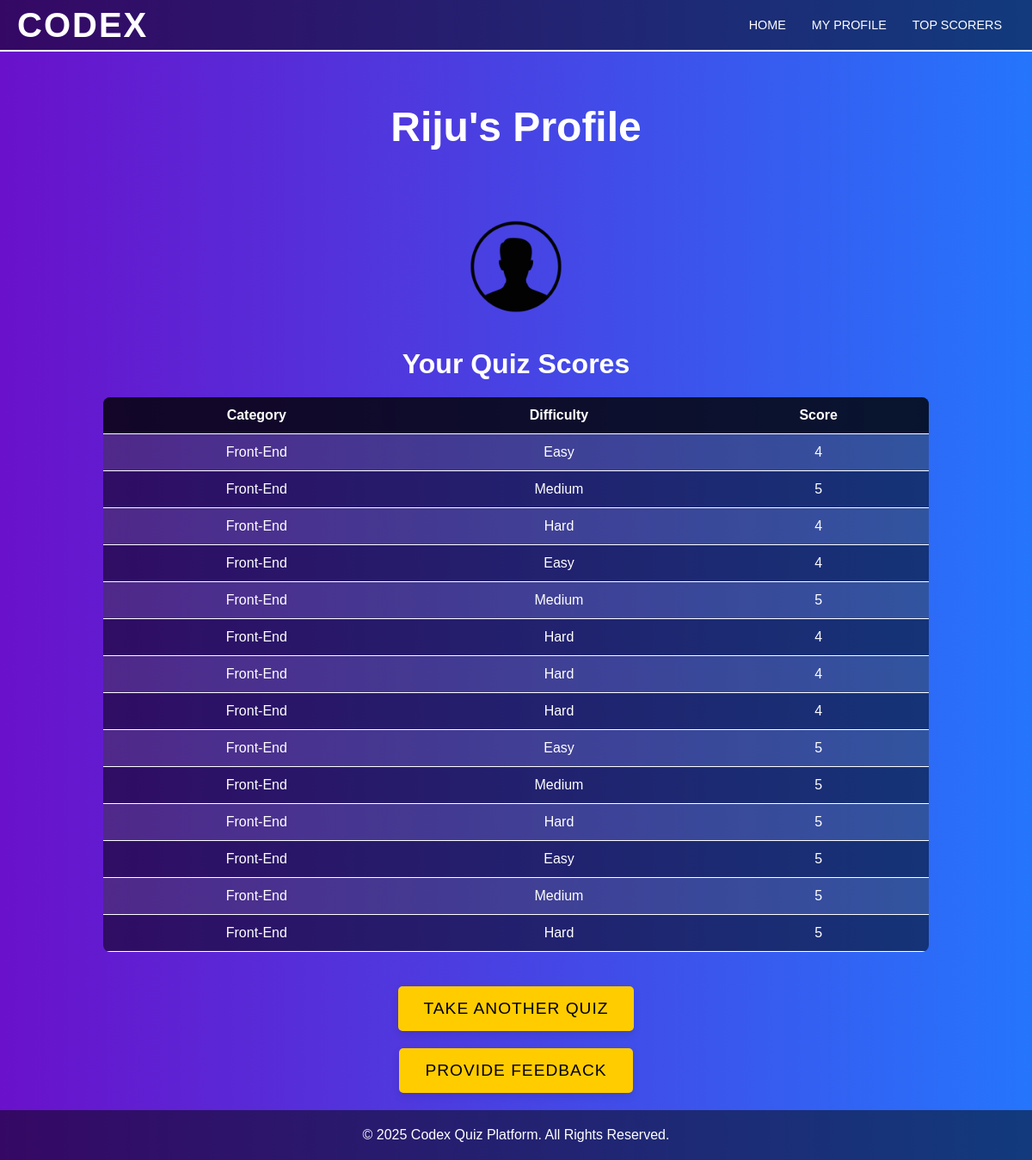
Page /profile/ (signed in) on the committed database.
### quiz/models.py (models this page shows, shortened)
class UserProfile(models.Model):
    user = models.OneToOneField(User, on_delete=models.CASCADE)
    bio = models.TextField(blank=True)
    profile_picture = models.ImageField(upload_to='profile_pics/', blank=True, null=True)

class Score(models.Model):
    user = models.ForeignKey(User, on_delete=models.CASCADE)
    category = models.ForeignKey(QuizCategory, on_delete=models.CASCADE)
    difficulty = models.ForeignKey(DifficultyLevel, on_delete=models.CASCADE)
    score = models.IntegerField()

class QuizCategory(models.Model):
    name = models.CharField(max_length=100)

class DifficultyLevel(models.Model):
    name = models.CharField(max_length=20)

### quiz/views.py (the view)
# urls.py: path('profile/', views.profile, name='profile'),
@login_required
def profile(request):
    print(f"Current user: {request.user.username}")
    user_profile, created = UserProfile.objects.get_or_create(user=request.user)
    scores = Score.objects.filter(user=request.user)
    return render(request, 'profile.html', {
        'user_profile': user_profile,
        'scores': scores
    })

### templates/profile.html (shortened to what this page needs)
<!DOCTYPE html>
<html lang="en">
<head>
    {% load static %}
    <link rel="stylesheet" href="{% static 'css/profile.css' %}">
</head>
<body>
    <header>
        <div class="logo">
            <h1>CODEX</h1>
        </div>
        <nav>
            <ul>
                <li><a href="{% url 'home' %}">Home</a></li>
                <li><a href="{% url 'profile' %}">My Profile</a></li>
                <li><a href="{% url 'top_scorers' %}">Top Scorers</a></li>
            </ul>
        </nav>
    </header>
    <h2>{{ user_profile.user.username }}'s Profile</h2>
   <p><img src="{% static 'images/default.png' %}" alt="Default Profile Picture"></p>
    <h3>Your Quiz Scores</h3>
    <table>
        <tr>
            <th>Category</th>
            <th>Difficulty</th>
            <th>Score</th>
        </tr>
        {% for score in scores %}
        <tr>
            <td>{{ score.category.name }}</td>
            <td>{{ score.difficulty.name }}</td>
            <td>{{ score.score }}</td>
        </tr>
        {% endfor %}
    </table>
    <p>
    <form action="{% url 'quiz_home' %}" method="get">
        <button type="submit">Take Another Quiz</button>
    </form>
</p>
    <p><form action="{% url 'feedback' %}" method="get">
        <button type="submit">Provide Feedback</button>
    </form></p>
    <footer>
        <p>&copy; 2025 Codex Quiz Platform. All Rights Reserved.</p>
    </footer>
</body>
</html>

### static/css/profile.css (style rules this page uses)
* { margin: 0; padding: 0; box-sizing: border-box; }
body { font-family: Arial, sans-serif; background: linear-gradient(to right, #6a11cb, #2575fc); color: #fff; min-height: 100vh; }
header { display: flex; justify-content: space-between; align-items: center; padding: 5px 20px; background-color: rgba(0, 0, 0, 0.5); border-bottom: 2px solid #fff; height: 60px; position: sticky; top: 0; z-index: 1000; }
header .logo h1 { font-size: 2.5em; letter-spacing: 2px; }
nav ul { list-style-type: none; display: flex; }
nav ul li { margin: 0 15px; }
nav ul li a { text-decoration: none; color: #fff; font-size: 0.9em; font-weight: 500; text-transform: uppercase; transition: color 0.3s; }
h2 { text-align: center; font-size: 3em; margin: 60px 0; color: #fff; }
h3 { font-size: 2em; margin: 20px 0; color: #fff; text-align: center; }
table { width: 80%; margin: 0 auto 40px; border-collapse: collapse; background-color: rgba(0, 0, 0, 0.4); border-radius: 8px; overflow: hidden; }
th, td { padding: 12px; text-align: center; border-bottom: 1px solid #fff; }
th { background-color: rgba(0, 0, 0, 0.6); font-weight: bold; }
tr:nth-child(even) { background-color: rgba(255, 255, 255, 0.1); }
tr:nth-child(odd) { background-color: rgba(0, 0, 0, 0.2); }
img { max-width: 150px; border-radius: 50%; margin: 20px 0; display: block; margin-left: auto; margin-right: auto; }
button { background-color: #ffcc00; color: black; font-size: 1.2em; padding: 15px 30px; border: none; border-radius: 5px; cursor: pointer; text-transform: uppercase; letter-spacing: 1px; box-shadow: 0 4px 10px rgba(0, 0, 0, 0.1); transition: background 0.3s, transform 0.3s; display: block; margin: 20px auto; }
footer { text-align: center; padding: 20px; background-color: rgba(0, 0, 0, 0.5); bottom: 0; width: 100%; color: #fff; }

### rows in the picture
UserProfile: user.username "Riju"
Score: category.name "Front-End", difficulty.name "Easy", score "4"
Score: category.name "Front-End", difficulty.name "Medium", score "5"
Score: category.name "Front-End", difficulty.name "Hard", score "4"
Score: category.name "Front-End", difficulty.name "Easy", score "4"
Score: category.name "Front-End", difficulty.name "Medium", score "5"
Score: category.name "Front-End", difficulty.name "Hard", score "4"
Score: category.name "Front-End", difficulty.name "Hard", score "4"
Score: category.name "Front-End", difficulty.name "Hard", score "4"
Score: category.name "Front-End", difficulty.name "Easy", score "5"
Score: category.name "Front-End", difficulty.name "Medium", score "5"
Score: category.name "Front-End", difficulty.name "Hard", score "5"
Score: category.name "Front-End", difficulty.name "Easy", score "5"
Score: category.name "Front-End", difficulty.name "Medium", score "5"
Score: category.name "Front-End", difficulty.name "Hard", score "5"
